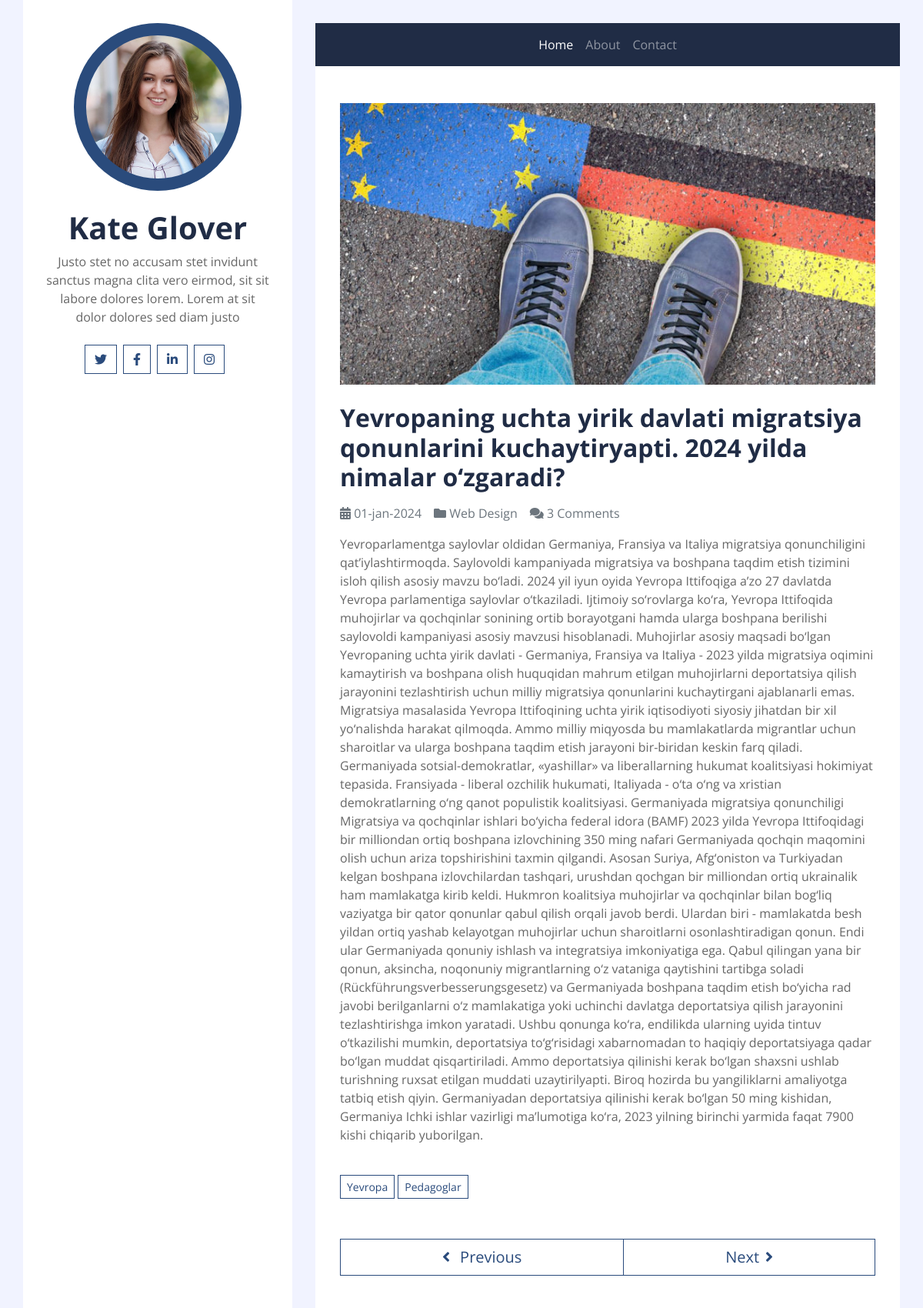
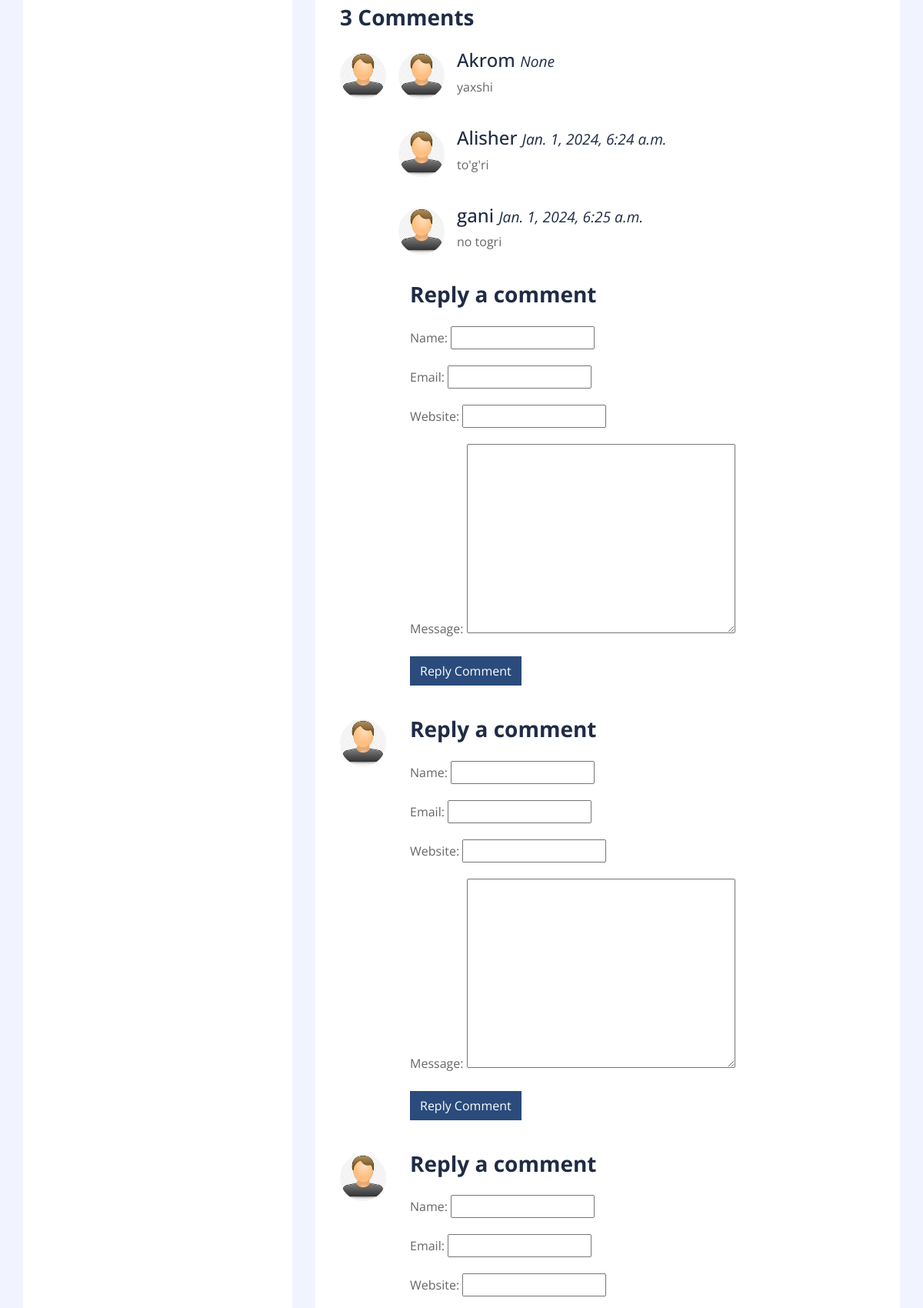
The page /detail/2/ (upper part) on the database its author committed (2 pictures, top to bottom).
### post_app/models.py (models this page shows, shortened)
class Post(models.Model):
    title=models.CharField(max_length=200)
    body=models.TextField()
    image=models.FileField(upload_to="post-image")
    tags=models.ManyToManyField('Tag',related_name='tags',blank=True,null=True)
    created=models.DateTimeField(auto_now_add=True)
    class Meta:
        app_label='post_app'
        ordering=['-created']

class Tag(models.Model):
    name=models.CharField(max_length=100)
    created=models.DateTimeField(auto_now_add=True)
    def __str__(self):
        return str(self.name)

class Comment(models.Model):
    post=models.ForeignKey(Post,on_delete=models.CASCADE,related_name='comments')
    name=models.CharField(max_length=200)
    email=models.EmailField(max_length=200)
    website=models.CharField(max_length=100,blank=True,null=True)
    message=models.TextField()
    parent=models.ForeignKey('Comment',on_delete=models.CASCADE,related_name='replies',blank=True,null=True)
    image=models.FileField(upload_to='comment_image',default='comment_image/user.jpg')
    created=models.DateTimeField(auto_now_add=True)
    @property
    def getReplies(self):
        return Comment.objects.filter(parent=self).reverse()
    @property
    def isParent(self):
        if self.parent is None:
            return True
        return False

### post_app/views.py (the view, shortened to what this page needs)
# urls.py: path('detail/<int:pk>/',views.getPost,name='post_detail'),
def getPost(request,pk):
    post=Post.objects.get(pk=pk)
    comments=post.comments.all()
    tags=post.tags.all()
    print(tags)
    comment_form=CommentForm()
    context={
        "post":post,
        "comment_form":comment_form,
        "comments":comments,
        'tags':tags
    }
    return render(request,'postapp/detail.html',context)

### post_app/forms.py (shortened to what this page needs)
class CommentForm(forms.ModelForm):
    class Meta:
        model=Comment
        fields=['name','email','website','message']

### templates/postapp/detail.html (shortened to what this page needs)
{% extends "base.html" %}
{% load static %}
{% block content %}
<div class="container py-5 px-2 bg-white">
    <div class="row px-4">
        <div class="col-12">
            {% if post.image %}
            <img class="img-fluid mb-4" src="{{post.image.url}}" alt="Image">
            {% endif %}
            <h2 class="mb-3 font-weight-bold">{{post.title}}</h2>
            <div class="d-flex">
                <p class="mr-3 text-muted"><i class="fa fa-calendar-alt"></i> {{post.created | date:"d-b-Y"}}</p>
                <p class="mr-3 text-muted"><i class="fa fa-folder"></i> Web Design</p>
                {% if post.comments.count <= 1 %} <p class="mr-3 text-muted"><i class="fa fa-comments"></i>
                    {{post.comments.count}} Comment</p>
                    {% else %}
                    <p class="mr-3 text-muted"><i class="fa fa-comments"></i> {{post.comments.count}} Comments</p>
                    {% endif %}
            </div>
            <p>{{post.body}}</p>
        </div>
        <div class="col-12 py-4">
            {% for tag in tags %}
            <a href="{% url "post_filter" tag.name %}" class="btn btn-sm btn-outline-primary mb-1">{{tag.name}}</a>
            {% endfor %}
        </div>
        <div class="col-12 py-4">
            <div class="btn-group btn-group-lg w-100">
                <button type="button" class="btn btn-outline-primary"><i class="fa fa-angle-left mr-2"></i>
                    Previous</button>
                <button type="button" class="btn btn-outline-primary">Next<i
                        class="fa fa-angle-right ml-2"></i></button>
            </div>
        </div>
        <div class="col-12 py-4">
            {% if post.comments.count <= 1 %} <h3 class="mb-4 font-weight-bold">{{post.comments.count}} Comment</h3>
                {% else %}
                <h3 class="mb-4 font-weight-bold">{{post.comments.count}} Comments</h3>
                {% endif %}
                {% for comment in comments %}
                <div class="media mb-4">
                    <img src="{{comment.image.url}}" alt="Image" class="mr-3 mt-1 rounded-circle" style="width:60px;">
                    <div class="media-body">
                        {% if comment.getReplies %}
                        {% for reply in comment.getReplies %}
                        <div class="media mb-4">
                            <img src="{{reply.image.url}}" alt="image" class="mr-3 mt-1 rounded-circle" style="width: 60px;">
                            <div class="media-body">
                                <h4>{{reply.name}} <small><i>{{reply.created}}</i></small></h4>
                                <p>{{reply.message}}</p>
                            </div>
                        </div>
                        {% endfor %}
                        {% endif %}
                        <div class="col-12">
                            <h3 class=" mb-4 font-weight-bold"> Reply a comment</h3>
                            <form method="post">
                                {{comment_form.as_p}}
                                <div class="form-group">
                                    <input type="submit" value="Reply Comment" class="btn btn-primary">
                                </div>
                            </form>
                        </div>
                    </div>
                </div>
                {% endfor %}
        </div>
    </div>
</div>
{% endblock content %}

### rows shown on the page
Post: image (picture), title "Yevropaning uchta yirik davlati migratsiya qonunlarini kuchaytiryapti. 2024 yilda nimalar o‘zgaradi?", created "01-jan-2024", comments.count "3", body "Yevroparlamentga saylovlar oldidan Germaniya, Fransiya va Italiya migratsiya qonunchiligini qat’iylashtirmoqda. Saylovoldi kampaniyada migratsiya va boshpana taqdim etish tizimini isloh qilish asosiy mavzu bo‘ladi. 2024 yil iyun oyida Yevropa Ittifoqiga a’zo 27 davlatda Yevropa parlamentiga saylovlar o‘tkaziladi. Ijtimoiy so‘rovlarga ko‘ra, Yevropa Ittifoqida muhojirlar va qochqinlar sonining ortib borayotgani hamda ularga boshpana berilishi saylovoldi kampaniyasi asosiy mavzusi hisoblanadi. Muhojirlar asosiy maqsadi bo‘lgan Yevropaning uchta yirik davlati - Germaniya, Fransiya va Italiya - 2023 yilda migratsiya oqimini kamaytirish va boshpana olish huquqidan mahrum etilgan muhojirlarni…"
Tag: name "Yevropa"
Tag: name "Pedagoglar"
Comment: image (placeholder picture), name "Akrom", created "None", message "yaxshi"
Comment: image (placeholder picture), name "Alisher", created "Jan. 1, 2024, 6:24 a.m.", message "to'g'ri"
Comment: image (placeholder picture), name "gani", created "Jan. 1, 2024, 6:25 a.m.", message "no togri"
